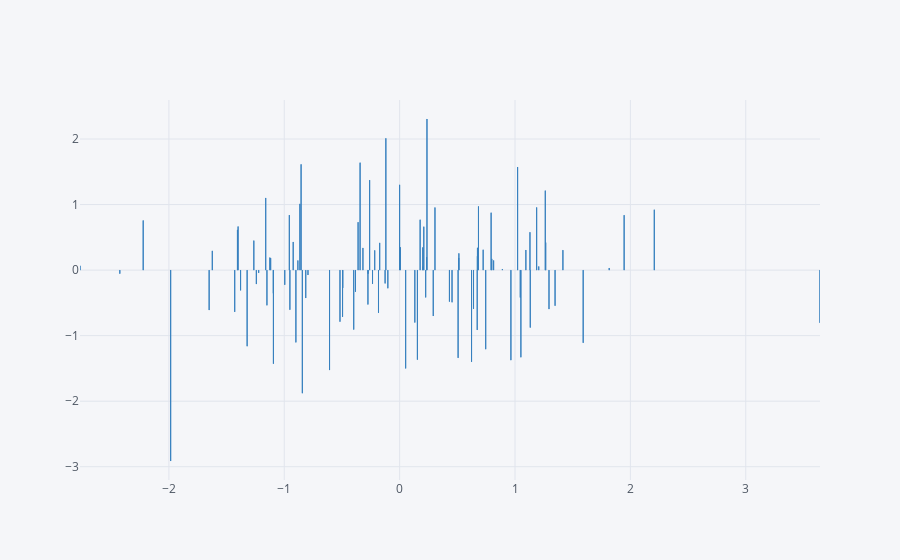

Notebook code for this chart:
### Code cell
df.iplot(kind="bar", x='A', y='B', colors='blue', bins='1200')
